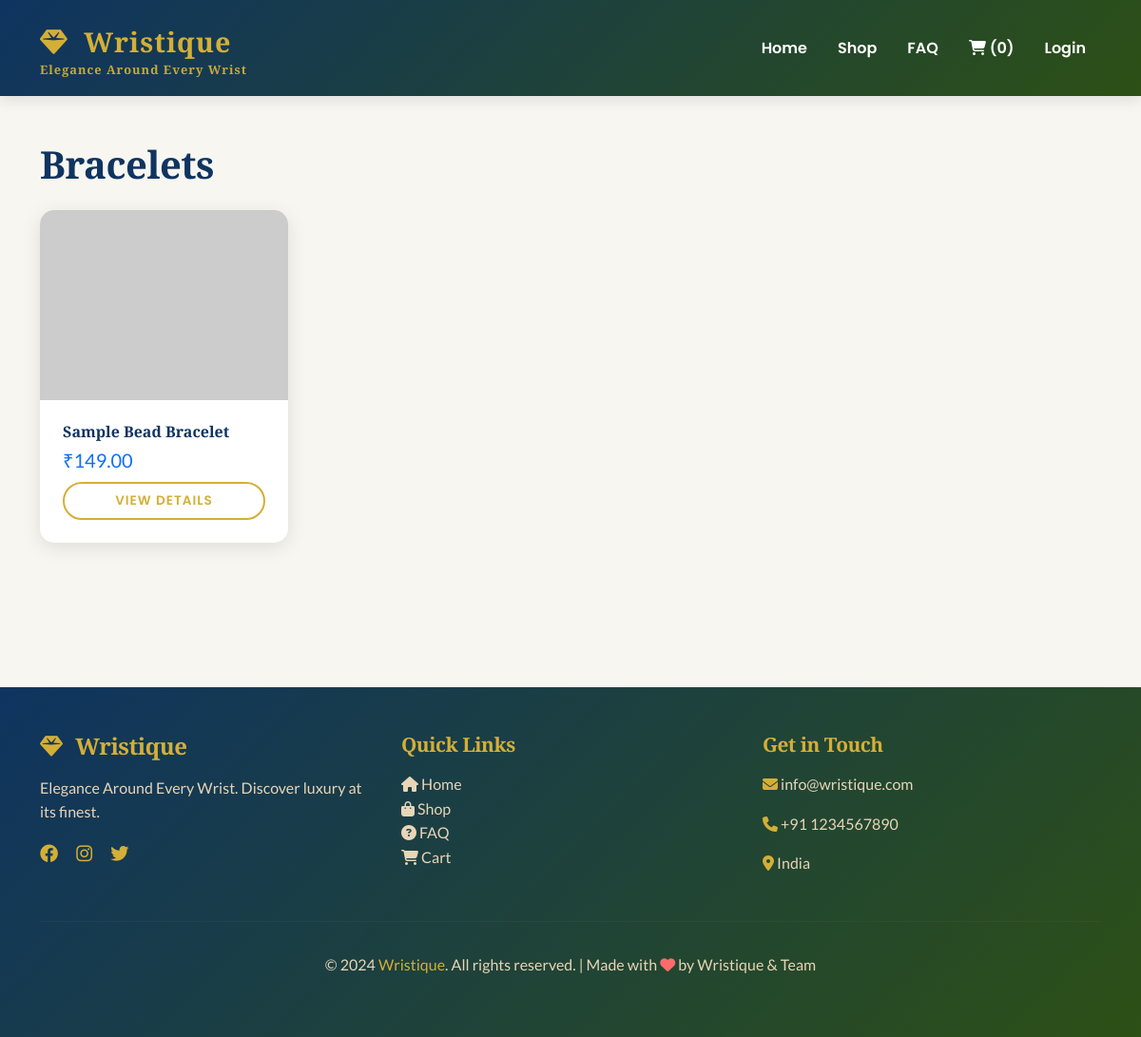
/category/bracelets/, run on the app's committed database.
### store/models.py (models this page shows, shortened)
class Category(models.Model):
    name = models.CharField(max_length=100, unique=True)
    slug = models.SlugField(max_length=100, unique=True)
    description = models.TextField(blank=True)
    image = models.ImageField(upload_to='categories/', blank=True, null=True)
    is_active = models.BooleanField(default=True)
    created_at = models.DateTimeField(auto_now_add=True)
    class Meta:
        verbose_name_plural = 'Categories'
        ordering = ['name']

class Product(models.Model):
    GENDER_CHOICES = [
        ('men', 'Men'),
        ('women', 'Women'),
        ('kids', 'Kids'),
        ('unisex', 'Unisex'),
    ]
    name = models.CharField(max_length=200)
    slug = models.SlugField(max_length=200, unique=True)
    sku = models.CharField(max_length=20, unique=True)
    description = models.TextField()
    category = models.ForeignKey(Category, on_delete=models.CASCADE, related_name='products')
    price = models.DecimalField(max_digits=10, decimal_places=2)
    discount_price = models.DecimalField(max_digits=10, decimal_places=2, blank=True, null=True)
    stock = models.PositiveIntegerField(default=0)
    gender = models.CharField(max_length=10, choices=GENDER_CHOICES, default='unisex')
    is_featured = models.BooleanField(default=False)
    is_new_arrival = models.BooleanField(default=False)
    is_best_seller = models.BooleanField(default=False)
    is_active = models.BooleanField(default=True)
    image = models.ImageField(upload_to='products/', blank=True, null=True)
    images = models.ManyToManyField('ProductImage', blank=True, related_name='product_images')
    created_at = models.DateTimeField(auto_now_add=True)
    updated_at = models.DateTimeField(auto_now=True)
    class Meta:
        ordering = ['-created_at']
    @property
    def final_price(self):
        return self.discount_price if self.discount_price else self.price

### store/views.py (the view)
# urls.py: path('category/<slug:slug>/', views.category_products, name='category_products'),
def category_products(request, slug):
    category = get_object_or_404(Category, slug=slug, is_active=True)
    products = Product.objects.filter(category=category, is_active=True)
    paginator = Paginator(products, 12)
    page_number = request.GET.get('page')
    page_obj = paginator.get_page(page_number)
    context = {'category': category, 'products': page_obj}
    return render(request, 'store/category_products.html', context)

### templates/store/category_products.html (shortened to what this page needs)
{% extends 'store/base.html' %}
{% block content %}
<div class="container py-5">
    <h2 class="mb-4">{{ category.name }}</h2>
    <div class="row">
        {% for product in products %}
        <div class="col-md-3 col-6 mb-4">
            <div class="card h-100">
                {% if product.image %}
                <img src="{{ product.image.url }}" class="card-img-top" alt="{{ product.name }}" style="height: 200px; object-fit: cover;">
                {% else %}
                <img src="https://via.placeholder.com/300" class="card-img-top" alt="{{ product.name }}" style="height: 200px; object-fit: cover;">
                {% endif %}
                <div class="card-body">
                    <h6 class="card-title">{{ product.name }}</h6>
                    <span class="h5 text-primary">₹{{ product.final_price }}</span>
                    <a href="{% url 'store:product_detail' product.slug %}" class="btn btn-sm btn-outline-primary w-100 mt-2">View Details</a>
                </div>
            </div>
        </div>
        {% empty %}
        <div class="col-12">
            <p class="text-center">No products found in this category.</p>
        </div>
        {% endfor %}
    </div>
</div>
{% endblock %}

### static/css/style.css (style rules this page uses)
:root { --primary-gold: #D4AF37; --primary-emerald: #2D5016; --primary-sapphire: #0F3460; --primary-rose: #C1666B; --secondary-gold: #E8D5B7; --light-bg: #F8F6F1; --dark-bg: #1A1A1A; --accent-coral: #FF6B6B; --accent-teal: #4ECDC4; }
* { margin: 0; padding: 0; box-sizing: border-box; }
html, body { height: 100%; }
body { font-family: 'Lato', sans-serif; background-color: var(--light-bg); color: #333; line-height: 1.6; }
h1, h2, h3, h4, h5 { font-family: 'Playfair Display', serif; font-weight: 700; letter-spacing: -0.5px; }
h2 { font-size: 2.5rem; color: var(--primary-sapphire); margin-bottom: 2rem; }
.btn { font-family: 'Poppins', sans-serif; font-weight: 600; border-radius: 50px; padding: 0.75rem 2rem; transition: all 0.3s ease; text-transform: uppercase; letter-spacing: 1px; }
.btn-outline-primary { border: 2px solid var(--primary-gold); color: var(--primary-gold) !important; }
.btn-sm { padding: 0.5rem 1.5rem; font-size: 0.85rem; }
.card { border: none; border-radius: 15px; overflow: hidden; box-shadow: 0 5px 20px rgba(0,0,0,0.1); transition: all 0.4s cubic-bezier(0.23, 1, 0.320, 1); background: white; position: relative; }
.card::before { content: ''; position: absolute; top: 0; left: -100%; width: 100%; height: 100%; background: linear-gradient(90deg, transparent, rgba(255,255,255,0.2), transparent); transition: left 0.5s ease; }
.card-img-top { object-fit: cover; height: 250px; transition: transform 0.4s ease; }
.card-body { padding: 1.5rem; }
.card-title { font-family: 'Playfair Display', serif; font-weight: 700; color: var(--primary-sapphire); margin-bottom: 0.5rem; }

### data on the page
Category: name "Bracelets"
Product: name "Sample Bead Bracelet", final_price "149.00"
